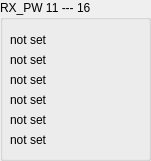
   <widget class="QGroupBox" name="groupBox_12">
    <property name="geometry">
     <rect>
      <x>320</x>
      <y>210</y>
      <width>151</width>
      <height>161</height>
     </rect>
    </property>
    <property name="toolTip">
     <string>Number of bytes in RX payload</string>
    </property>
    <property name="title">
     <string>RX_PW 11 --- 16</string>
    </property>
    <widget class="QLabel" name="lRX_PW_P0">
     <property name="geometry">
      <rect>
       <x>10</x>
       <y>30</y>
       <width>141</width>
       <height>19</height>
      </rect>
     </property>
     <property name="toolTip">
      <string>11</string>
     </property>
     <property name="text">
      <string>not set</string>
     </property>
    </widget>
    <widget class="QLabel" name="lRX_PW_P1">
     <property name="geometry">
      <rect>
       <x>10</x>
       <y>50</y>
       <width>141</width>
       <height>19</height>
      </rect>
     </property>
     <property name="toolTip">
      <string>12</string>
     </property>
     <property name="text">
      <string>not set</string>
     </property>
    </widget>
    <widget class="QLabel" name="lRX_PW_P2">
     <property name="geometry">
      <rect>
       <x>10</x>
       <y>70</y>
       <width>141</width>
       <height>19</height>
      </rect>
     </property>
     <property name="toolTip">
      <string>13</string>
     </property>
     <property name="text">
      <string>not set</string>
     </property>
    </widget>
    <widget class="QLabel" name="lRX_PW_P5">
     <property name="geometry">
      <rect>
       <x>10</x>
       <y>130</y>
       <width>141</width>
       <height>19</height>
      </rect>
     </property>
     <property name="toolTip">
      <string>16</string>
     </property>
     <property name="text">
      <string>not set</string>
     </property>
    </widget>
    <widget class="QLabel" name="lRX_PW_P3">
     <property name="geometry">
      <rect>
       <x>10</x>
       <y>90</y>
       <width>141</width>
       <height>19</height>
      </rect>
     </property>
     <property name="toolTip">
      <string>14</string>
     </property>
     <property name="text">
      <string>not set</string>
     </property>
    </widget>
    <widget class="QLabel" name="lRX_PW_P4">
     <property name="geometry">
      <rect>
       <x>10</x>
       <y>110</y>
       <width>141</width>
       <height>19</height>
      </rect>
     </property>
     <property name="toolTip">
      <string>15</string>
     </property>
     <property name="text">
      <string>not set</string>
     </property>
    </widget>
   </widget>
